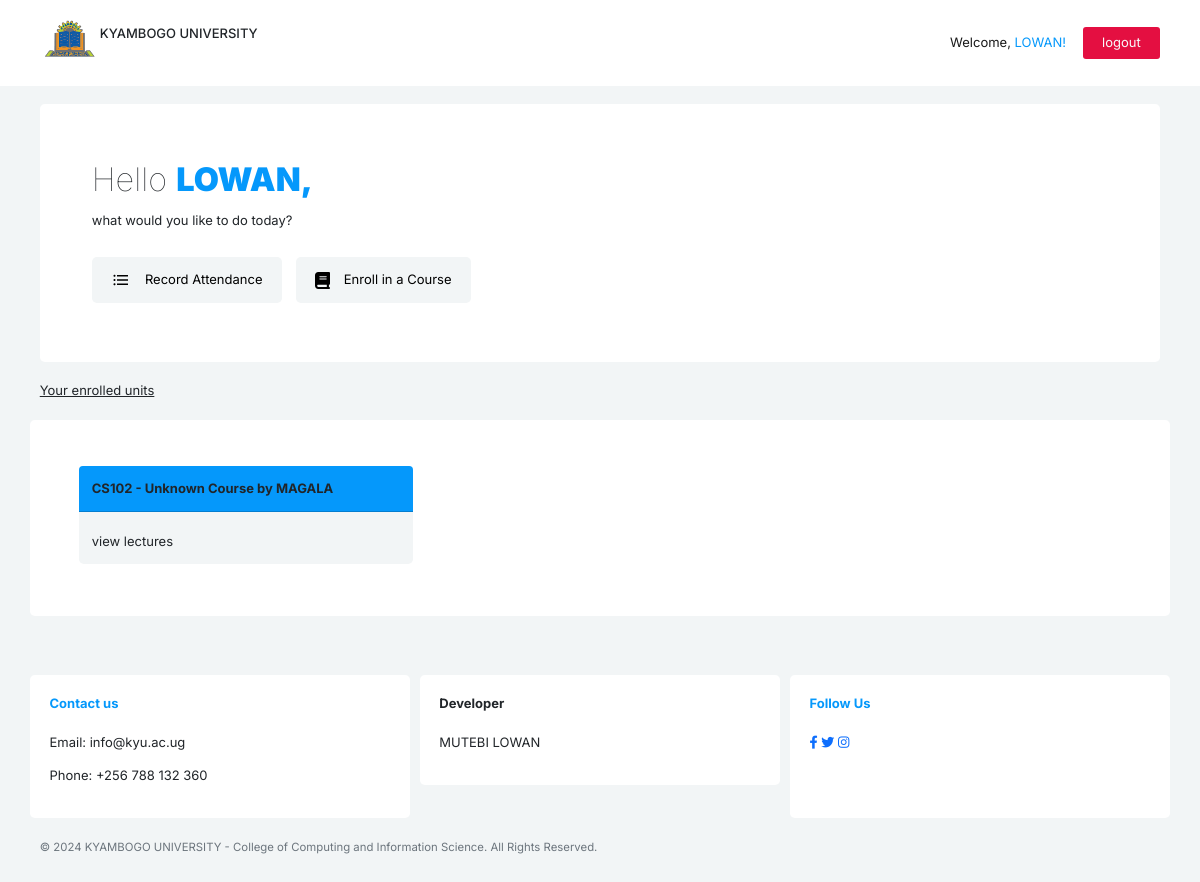
/users/student_dashboard/ (signed in), run on the app's committed database.
### users/models.py (models this page shows, shortened)
class customUser(AbstractUser):
    is_student = models.BooleanField(default=False)
    is_lecturer = models.BooleanField(default=False)
    regNo = models.CharField(max_length=15)
    sNo = models.CharField(max_length=20, blank=True, null=True)
    sFirstName = models.CharField(max_length=50, blank=True, null=True)
    sLastName = models.CharField(max_length=50, blank=True, null=True)
    sMiddleName = models.CharField(max_length=50, blank=True, null=True)
    faculty_name = models.CharField(max_length=100, blank=True, null=True)
    course = models.CharField(max_length=100, choices=COURSE_CHOICES, default='BIST')
    Staff_ID = models.CharField(max_length=15)

### student/models.py (models this page shows, shortened)
class Enrollment(models.Model):
    student = models.ForeignKey(customUser, on_delete=models.CASCADE, limit_choices_to={'is_student': True})
    course_unit = models.ForeignKey(CourseUnit, on_delete=models.CASCADE)

class CourseUnit(models.Model):
    course = models.CharField(max_length=50, choices=COURSE_CHOICES)
    code = models.CharField(max_length=50, choices=[(code, name) for code, name, _ in COURSE_UNIT_CHOICES])
    lecturer = models.ForeignKey(customUser, on_delete=models.CASCADE, limit_choices_to={'is_lecturer': True}, related_name='course_units')
    def __str__(self):
        course_name_dict = {code: name for code, name, _ in COURSE_UNIT_CHOICES}
        course_name = course_name_dict.get(self.code, 'Unknown Course')
        return f'{self.code} - {course_name} by {self.lecturer.username}'

### users/views.py (the view)
# urls.py: path('student_dashboard/', views.student_dashboard, name='student_dashboard'),
@login_required
def student_dashboard(request):
    page_title = "student_dashboard"
    student = request.user
    enrolled_units = Enrollment.objects.filter(student=student)
    return render(request, 'student_dashboard.html',{'page_title': page_title, 'enrolled_units': enrolled_units })

### users/templates/student_dashboard.html (shortened to what this page needs)
{% load static %}
<!DOCTYPE html>
<html>
<head>
    <link href="https://maxcdn.bootstrapcdn.com/bootstrap/4.5.2/css/bootstrap.min.css" rel="stylesheet">
    <link href="https://cdnjs.cloudflare.com/ajax/libs/font-awesome/6.0.0-beta3/css/all.min.css" rel="stylesheet">
    <link rel="stylesheet" href="{% static 'css/bootstrap.min.css'%}">
  <link rel="stylesheet" href="{% static 'css/styles.css'%}">
</head>
<body class="bg-pale">
<nav class="navbar navbar-expand-lg navbar-light bg-white fixed-top">
    <div class="container py-2">
<ul class="navbar-nav me-auto mb-2 mb-lg-0">
    <img src="{% static 'images/maklogo.png'%}" width="60px" height="60px" alt="">
    <h6 class="my-3 text-center">KYAMBOGO UNIVERSITY</h6>
</ul>
        <div class="collapse navbar-collapse my-2" id="navbarNav" >
            <ul class="navbar-nav ms-auto">
                <li class="nav-item active" style="margin-right: 10px;">
                    <a class="nav-link">Welcome, <span style="color: rgb(5, 152, 251);">{{ user.sFirstName }}!</span></a>
                </li>
                <li class="nav-item active" >
                    <a href="{% url 'users:logout' %}" role="button" style="background-color: #e40f41; border-radius: 3px;" class=" px-4 py-2 text-light nav-link text-light">logout</a>
                </li>
            </ul>
        </div>
    </div>
</nav>
<section class="mt-10">
    <div class="container">
        <div class="card border-none p-5">
            <div class="card-body">
                <span class="welcome">Hello <span class="welcome bold" style="color: rgb(5, 152, 251);">{{ user.sFirstName }},</span></span>
                <p class="mt-2 mb-4">what would you like to do today?</p>
                <a  href="{% url 'Qrcode:select_course_unit' %}" style="margin-right: 10px;" class="btn btn-light border-none px-4 py-3 bg-pale my-2 w-xs-100">
                    <img src="{% static 'icons/list.svg'%}" width="20px" style="margin-right: 10px;"/>
                    Record Attendance
                </a>
                <a href="{% url 'student:enroll' %}" class="btn btn-light border-none px-4 py-3 bg-pale w-xs-100 my-2">
                    <img src="{% static 'icons/book.svg'%}" style="margin-right: 10px;" width="15px"/>
                    Enroll in a Course
                </a>
            </div>
        </div>
    </div>
    <div>
        <div class="container my-4">
            <u>Your enrolled units</u>
        </div>
        <div class="container">
            <div class="row bg-white p-5 rounded">
                {% for enrolled_unit in enrolled_units %}
                    <div class="col-md-4 mt-2 mb-3">
                        <div class="card border-none bg-pale" >
                            <div class="card-header p-3" style="background-color: rgb(5, 152, 251);">
                                <b>{{ enrolled_unit.course_unit }}</b>
                            </div>
                            <div class="card-body text-success">
                                <p class="card-text">
                                    <a href="{% url 'Qrcode:select_lecture' enrolled_unit.course_unit.id  %}" class="nav-link text-dark">view lectures</a>
                                </p>
                            </div>
                        </div>
                    </div>
                {% endfor %}
            </div>
        </div>
    </div>
</section>
<footer class="">
    <div class="container  my-3 rounded py-5">
        <div class="row">
            <div class="col-md-4 mt-2 bg-white rounded p-4">
                <b style="color: rgb(5, 152, 251);">Contact us</b>
                <br><br>
                <p>Email: info@kyu.ac.ug</p>
                  <p>Phone: +256 788 132 360</p>
            </div>
            <div class="col-md-4 mt-2 ">
                <div class="bg-white rounded p-4">
                    <b cstyle="color: rgb(5, 152, 251);">Developer</b>
                    <br><br>
                    <ul class="list-unstyled">
                        <li class="mb-2">MUTEBI LOWAN</li>
                    </ul>
                </div>
            </div>
            <div class="col-md-4 mt-2 bg-white rounded p-4">
                <b style="color: rgb(5, 152, 251);">Follow Us</b>
                <br><br>
                <div class="social-icons">
                    <a href="#"><i class="fab fa-facebook-f"></i></a>
                    <a href="#"><i class="fab fa-twitter"></i></a>
                    <a href="#"><i class="fab fa-instagram"></i></a>
                </div>
            </div>
        </div>
        <br/>
        <small class="text-secondary text-center">&copy; 2024 KYAMBOGO UNIVERSITY - College of Computing and Information Science. All Rights Reserved.</small>
    </div>
</footer>
</body>
</html>

### static/css/styles.css (style rules this page uses)
:root { --dark: #1D1A2F; --pale: #F2F5F6; --green: #1FCF6B; --white: white; }
* { font-size: 13px; font-family: "Inter"; }
.bg-pale { background-color: var(--pale); }
.bg-white { background-color: white; }
.mt-10 { margin-top: 8rem; }
.border-none { border: none; }
.welcome { font-size: 2.5rem; font-weight: lighter; }
.bold { font-weight: 900; }
.w-xs-100 { width: auto; }

### data on the page
customUser: sFirstName "LOWAN"
Enrollment: course_unit "CS102 - Unknown Course by MAGALA"
